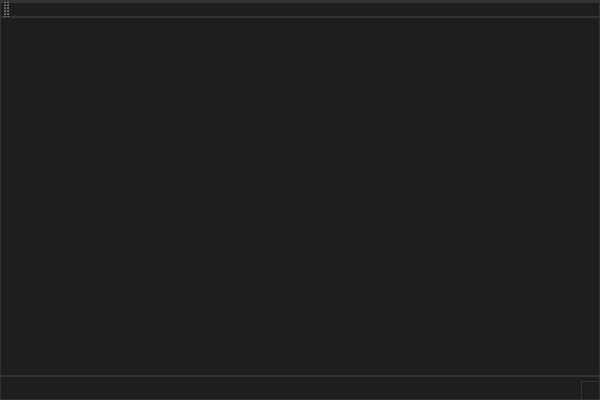
<?xml version="1.0" encoding="UTF-8"?>
<ui version="4.0">
 <class>NirvanaClass</class>
 <widget class="QMainWindow" name="NirvanaClass">
  <property name="geometry">
   <rect>
    <x>0</x>
    <y>0</y>
    <width>600</width>
    <height>400</height>
   </rect>
  </property>
  <property name="windowTitle">
   <string>Nirvana</string>
  </property>
  <property name="windowIcon">
   <iconset resource="Nirvana.qrc">
    <normaloff>:/Nirvana/Resources/NV.png</normaloff>:/Nirvana/Resources/NV.png</iconset>
  </property>
  <property name="styleSheet">
   <string notr="true">/*
	Copyright 2013 Emanuel Claesson

	Licensed under the Apache License, Version 2.0 (the &quot;License&quot;);
	you may not use this file except in compliance with the License.
	You may obtain a copy of the License at

		http://www.apache.org/licenses/LICENSE-2.0

	Unless required by applicable law or agreed to in writing, software
	distributed under the License is distributed on an &quot;AS IS&quot; BASIS,
	WITHOUT WARRANTIES OR CONDITIONS OF ANY KIND, either express or implied.
	See the License for the specific language governing permissions and
	limitations under the License.
*/

/*
	COLOR_DARK     = #1e1e1e
	COLOR_MEDIUM   = #2d2d30
	COLOR_MEDLIGHT = #333337
	COLOR_LIGHT    = #FFFFFF
	COLOR_ACCENT   = #3f3f46
*/

* {
	background: #1e1e1e;
	color: #FFFFFF;
	border: 1px solid #333337;
}

QWidget::item:selected {
	background: #3f3f46;
}

QCheckBox, QRadioButton {
	border: none;
}

QRadioButton::indicator, QCheckBox::indicator {
	width: 13px;
	height: 13px;
}

QRadioButton::indicator::unchecked, QCheckBox::indicator::unchecked {
	border: 1px solid #333337;
	background: none;
}

QRadioButton::indicator:unchecked:hover, QCheckBox::indicator:unchecked:hover {
	border: 1px solid #FFFFFF;
}

QRadioButton::indicator::checked, QCheckBox::indicator::checked {
	border: 1px solid #333337;
	background: #333337;
}

QRadioButton::indicator:checked:hover, QCheckBox::indicator:checked:hover {
	border: 1px solid #FFFFFF;
	background: #FFFFFF;
}

QGroupBox {
	margin-top: 6px;
}

QGroupBox::title {
	top: -7px;
	left: 7px;
}

QScrollBar {
	border: 1px solid #686868;
	background: #1e1e1e;
}

QScrollBar:horizontal {
	height: 15px;
	margin: 0px 0px 0px 32px;
}

QScrollBar:vertical {
	width: 15px;
	margin: 32px 0px 0px 0px;
}

QScrollBar::handle {
	background: #2d2d30;
	border: 1px solid #333337;
}

QScrollBar::handle:horizontal {
	border-width: 0px 1px 0px 1px;
}

QScrollBar::handle:vertical {
	border-width: 1px 0px 1px 0px;
}

QScrollBar::handle:horizontal {
	min-width: 20px;
}

QScrollBar::handle:vertical {
	min-height: 20px;
}

QScrollBar::add-line, QScrollBar::sub-line {
	background:#2d2d30;
	border: 1px solid #333337;
	subcontrol-origin: margin;
}

QScrollBar::add-line {
	position: absolute;
}

QScrollBar::add-line:horizontal {
	width: 15px;
	subcontrol-position: left;
	left: 15px;
}

QScrollBar::add-line:vertical {
	height: 15px;
	subcontrol-position: top;
	top: 15px;
}

QScrollBar::sub-line:horizontal {
	width: 15px;
	subcontrol-position: top left;
}

QScrollBar::sub-line:vertical {
	height: 15px;
	subcontrol-position: top;
}

QScrollBar:left-arrow, QScrollBar::right-arrow, QScrollBar::up-arrow, QScrollBar::down-arrow {
	border: 1px solid #333337;
	width: 3px;
	height: 3px;
}

QScrollBar::add-page, QScrollBar::sub-page {
	background: none;
}

QAbstractButton:hover {
	background: #2d2d30;
}

QAbstractButton:pressed {
	background: #333337;
}

QAbstractItemView {
	show-decoration-selected: 1;
	selection-background-color: #3f3f46;
	selection-color: #FFFFFF;
	alternate-background-color: #2d2d30;
}

QHeaderView {
	border: 1px solid #333337;
}

QHeaderView::section {
	background: #1e1e1e;
	border: 1px solid #333337;
	padding: 4px;
}

QHeaderView::section:selected, QHeaderView::section::checked {
	background: #2d2d30;
}

QTableView {
	gridline-color: #333337;
}

QTabBar {
	margin-left: 2px;
}

QTabBar::tab {
	border-radius: 0px;
	padding: 4px;
	margin: 4px;
}

QTabBar::tab:selected {
	background: #2d2d30;
}

QComboBox::down-arrow {
	border: 1px solid #333337;
	background: #2d2d30;
}

QComboBox::drop-down {
	border: 1px solid #333337;
	background: #2d2d30;
}

QComboBox::down-arrow {
	width: 3px;
	height: 3px;
	border: 1px solid #333337;
}

QAbstractSpinBox {
	padding-right: 15px;
}

QAbstractSpinBox::up-button, QAbstractSpinBox::down-button {
	border: 1px solid #333337;
	background: #2d2d30;
	subcontrol-origin: border;
}

QAbstractSpinBox::up-arrow, QAbstractSpinBox::down-arrow {
	width: 3px;
	height: 3px;
	border: 1px solid #333337;
}

QSlider {
	border: none;
}

QSlider::groove:horizontal {
	height: 5px;
	margin: 4px 0px 4px 0px;
}

QSlider::groove:vertical {
	width: 5px;
	margin: 0px 4px 0px 4px;
}

QSlider::handle {
	border: 1px solid #333337;
	background: #2d2d30;
}

QSlider::handle:horizontal {
	width: 15px;
	margin: -4px 0px -4px 0px;
}

QSlider::handle:vertical {
	height: 15px;
	margin: 0px -4px 0px -4px;
}

QSlider::add-page:vertical, QSlider::sub-page:horizontal {
	background: #3f3f46;
}

QSlider::sub-page:vertical, QSlider::add-page:horizontal {
	background: #2d2d30;
}

QLabel {
	border: none;
}

QProgressBar {
	text-align: center;
}

QProgressBar::chunk {
	width: 1px;
	background-color: #3f3f46;
}

QMenu::separator {
	background: #2d2d30;
}</string>
  </property>
  <property name="locale">
   <locale language="English" country="UnitedStates"/>
  </property>
  <widget class="QWidget" name="centralWidget"/>
  <widget class="QMenuBar" name="menuBar">
   <property name="geometry">
    <rect>
     <x>0</x>
     <y>0</y>
     <width>600</width>
     <height>25</height>
    </rect>
   </property>
  </widget>
  <widget class="QToolBar" name="mainToolBar">
   <attribute name="toolBarArea">
    <enum>TopToolBarArea</enum>
   </attribute>
   <attribute name="toolBarBreak">
    <bool>false</bool>
   </attribute>
  </widget>
  <widget class="QStatusBar" name="statusBar"/>
 </widget>
 <layoutdefault spacing="6" margin="11"/>
 <resources>
  <include location="Nirvana.qrc"/>
 </resources>
 <connections/>
</ui>
